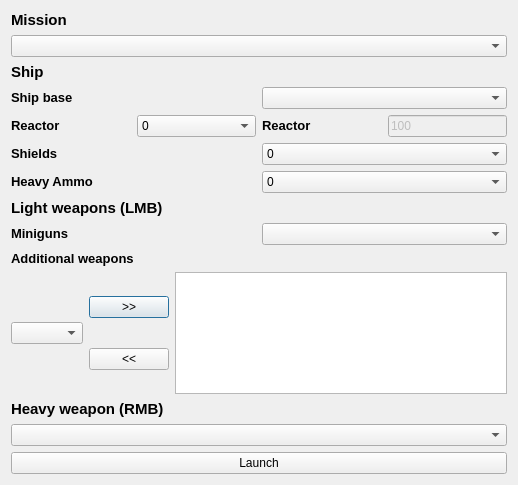
<?xml version="1.0" encoding="UTF-8"?>
<ui version="4.0">
 <class>Dialog</class>
 <widget class="QDialog" name="Dialog">
  <property name="geometry">
   <rect>
    <x>0</x>
    <y>0</y>
    <width>518</width>
    <height>485</height>
   </rect>
  </property>
  <property name="windowTitle">
   <string>Shuan gameplay prototype launcher</string>
  </property>
  <layout class="QVBoxLayout" name="verticalLayout_3">
   <item>
    <widget class="QLabel" name="labelMissions">
     <property name="text">
      <string>&lt;!DOCTYPE HTML PUBLIC &quot;-//W3C//DTD HTML 4.0//EN&quot; &quot;http://www.w3.org/TR/REC-html40/strict.dtd&quot;&gt;
&lt;html&gt;&lt;head&gt;&lt;meta name=&quot;qrichtext&quot; content=&quot;1&quot; /&gt;&lt;style type=&quot;text/css&quot;&gt;
p, li { white-space: pre-wrap; }
&lt;/style&gt;&lt;/head&gt;&lt;body style=&quot; font-family:'Droid Sans'; font-size:10pt; font-weight:400; font-style:normal;&quot;&gt;
&lt;table border=&quot;0&quot; style=&quot;-qt-table-type: root; margin-top:4px; margin-bottom:4px; margin-left:4px; margin-right:4px;&quot;&gt;
&lt;tr&gt;
&lt;td style=&quot;border: none;&quot;&gt;
&lt;p style=&quot; margin-top:0px; margin-bottom:0px; margin-left:0px; margin-right:0px; -qt-block-indent:0; text-indent:0px;&quot;&gt;&lt;span style=&quot; font-size:11pt; font-weight:600;&quot;&gt;Mission&lt;/span&gt;&lt;/p&gt;&lt;/td&gt;&lt;/tr&gt;&lt;/table&gt;&lt;/body&gt;&lt;/html&gt;</string>
     </property>
    </widget>
   </item>
   <item>
    <widget class="QComboBox" name="comboBoxMission"/>
   </item>
   <item>
    <widget class="QLabel" name="labelShip">
     <property name="text">
      <string>&lt;!DOCTYPE HTML PUBLIC &quot;-//W3C//DTD HTML 4.0//EN&quot; &quot;http://www.w3.org/TR/REC-html40/strict.dtd&quot;&gt;
&lt;html&gt;&lt;head&gt;&lt;meta name=&quot;qrichtext&quot; content=&quot;1&quot; /&gt;&lt;style type=&quot;text/css&quot;&gt;
p, li { white-space: pre-wrap; }
&lt;/style&gt;&lt;/head&gt;&lt;body style=&quot; font-family:'Droid Sans'; font-size:10pt; font-weight:400; font-style:normal;&quot;&gt;
&lt;table border=&quot;0&quot; style=&quot;-qt-table-type: root; margin-top:4px; margin-bottom:4px; margin-left:4px; margin-right:4px;&quot;&gt;
&lt;tr&gt;
&lt;td style=&quot;border: none;&quot;&gt;
&lt;p style=&quot; margin-top:0px; margin-bottom:0px; margin-left:0px; margin-right:0px; -qt-block-indent:0; text-indent:0px;&quot;&gt;&lt;span style=&quot; font-size:11pt; font-weight:600;&quot;&gt;Ship&lt;/span&gt;&lt;/p&gt;&lt;/td&gt;&lt;/tr&gt;&lt;/table&gt;&lt;/body&gt;&lt;/html&gt;</string>
     </property>
    </widget>
   </item>
   <item>
    <layout class="QHBoxLayout" name="horizontalLayout_5">
     <item>
      <widget class="QLabel" name="labelShips">
       <property name="text">
        <string>&lt;!DOCTYPE HTML PUBLIC &quot;-//W3C//DTD HTML 4.0//EN&quot; &quot;http://www.w3.org/TR/REC-html40/strict.dtd&quot;&gt;
&lt;html&gt;&lt;head&gt;&lt;meta name=&quot;qrichtext&quot; content=&quot;1&quot; /&gt;&lt;style type=&quot;text/css&quot;&gt;
p, li { white-space: pre-wrap; }
&lt;/style&gt;&lt;/head&gt;&lt;body style=&quot; font-family:'Droid Sans'; font-size:10pt; font-weight:400; font-style:normal;&quot;&gt;
&lt;table border=&quot;0&quot; style=&quot;-qt-table-type: root; margin-top:4px; margin-bottom:4px; margin-left:4px; margin-right:4px;&quot;&gt;
&lt;tr&gt;
&lt;td style=&quot;border: none;&quot;&gt;
&lt;p style=&quot; margin-top:0px; margin-bottom:0px; margin-left:0px; margin-right:0px; -qt-block-indent:0; text-indent:0px;&quot;&gt;&lt;span style=&quot; font-weight:600;&quot;&gt;Ship base&lt;/span&gt;&lt;/p&gt;&lt;/td&gt;&lt;/tr&gt;&lt;/table&gt;&lt;/body&gt;&lt;/html&gt;</string>
       </property>
      </widget>
     </item>
     <item>
      <widget class="QComboBox" name="comboBoxShip"/>
     </item>
    </layout>
   </item>
   <item>
    <layout class="QHBoxLayout" name="horizontalLayout_2">
     <item>
      <widget class="QLabel" name="labelReactor">
       <property name="text">
        <string>&lt;!DOCTYPE HTML PUBLIC &quot;-//W3C//DTD HTML 4.0//EN&quot; &quot;http://www.w3.org/TR/REC-html40/strict.dtd&quot;&gt;
&lt;html&gt;&lt;head&gt;&lt;meta name=&quot;qrichtext&quot; content=&quot;1&quot; /&gt;&lt;style type=&quot;text/css&quot;&gt;
p, li { white-space: pre-wrap; }
&lt;/style&gt;&lt;/head&gt;&lt;body style=&quot; font-family:'Droid Sans'; font-size:10pt; font-weight:400; font-style:normal;&quot;&gt;
&lt;table style=&quot;-qt-table-type: root; margin-top:4px; margin-bottom:4px; margin-left:4px; margin-right:4px;&quot;&gt;
&lt;tr&gt;
&lt;td style=&quot;border: none;&quot;&gt;
&lt;p style=&quot; margin-top:0px; margin-bottom:0px; margin-left:0px; margin-right:0px; -qt-block-indent:0; text-indent:0px;&quot;&gt;&lt;span style=&quot; font-weight:600;&quot;&gt;Reactor&lt;/span&gt;&lt;/p&gt;&lt;/td&gt;&lt;/tr&gt;&lt;/table&gt;&lt;/body&gt;&lt;/html&gt;</string>
       </property>
      </widget>
     </item>
     <item>
      <widget class="QComboBox" name="comboBoxReactor">
       <item>
        <property name="text">
         <string>0</string>
        </property>
       </item>
       <item>
        <property name="text">
         <string>1</string>
        </property>
       </item>
       <item>
        <property name="text">
         <string>2</string>
        </property>
       </item>
       <item>
        <property name="text">
         <string>3</string>
        </property>
       </item>
       <item>
        <property name="text">
         <string>4</string>
        </property>
       </item>
       <item>
        <property name="text">
         <string>5</string>
        </property>
       </item>
       <item>
        <property name="text">
         <string>6</string>
        </property>
       </item>
      </widget>
     </item>
     <item>
      <widget class="QLabel" name="label">
       <property name="text">
        <string>&lt;!DOCTYPE HTML PUBLIC &quot;-//W3C//DTD HTML 4.0//EN&quot; &quot;http://www.w3.org/TR/REC-html40/strict.dtd&quot;&gt;
&lt;html&gt;&lt;head&gt;&lt;meta name=&quot;qrichtext&quot; content=&quot;1&quot; /&gt;&lt;style type=&quot;text/css&quot;&gt;
p, li { white-space: pre-wrap; }
&lt;/style&gt;&lt;/head&gt;&lt;body style=&quot; font-family:'MS Shell Dlg 2'; font-size:8.25pt; font-weight:400; font-style:normal;&quot;&gt;
&lt;p style=&quot; margin-top:0px; margin-bottom:0px; margin-left:0px; margin-right:0px; -qt-block-indent:0; text-indent:0px;&quot;&gt;&lt;span style=&quot; font-size:10pt; font-weight:600;&quot;&gt;Reactor&lt;/span&gt;&lt;/p&gt;&lt;/body&gt;&lt;/html&gt;</string>
       </property>
      </widget>
     </item>
     <item>
      <widget class="QLineEdit" name="lineEditReactor">
       <property name="enabled">
        <bool>false</bool>
       </property>
       <property name="sizePolicy">
        <sizepolicy hsizetype="Minimum" vsizetype="Fixed">
         <horstretch>0</horstretch>
         <verstretch>0</verstretch>
        </sizepolicy>
       </property>
       <property name="text">
        <string>100</string>
       </property>
      </widget>
     </item>
    </layout>
   </item>
   <item>
    <layout class="QHBoxLayout" name="horizontalLayout_3">
     <item>
      <widget class="QLabel" name="labelShields">
       <property name="text">
        <string>&lt;!DOCTYPE HTML PUBLIC &quot;-//W3C//DTD HTML 4.0//EN&quot; &quot;http://www.w3.org/TR/REC-html40/strict.dtd&quot;&gt;
&lt;html&gt;&lt;head&gt;&lt;meta name=&quot;qrichtext&quot; content=&quot;1&quot; /&gt;&lt;style type=&quot;text/css&quot;&gt;
p, li { white-space: pre-wrap; }
&lt;/style&gt;&lt;/head&gt;&lt;body style=&quot; font-family:'Droid Sans'; font-size:10pt; font-weight:400; font-style:normal;&quot;&gt;
&lt;table style=&quot;-qt-table-type: root; margin-top:4px; margin-bottom:4px; margin-left:4px; margin-right:4px;&quot;&gt;
&lt;tr&gt;
&lt;td style=&quot;border: none;&quot;&gt;
&lt;p style=&quot; margin-top:0px; margin-bottom:0px; margin-left:0px; margin-right:0px; -qt-block-indent:0; text-indent:0px;&quot;&gt;&lt;span style=&quot; font-weight:600;&quot;&gt;Shields&lt;/span&gt;&lt;/p&gt;&lt;/td&gt;&lt;/tr&gt;&lt;/table&gt;&lt;/body&gt;&lt;/html&gt;</string>
       </property>
      </widget>
     </item>
     <item>
      <widget class="QComboBox" name="comboBoxShields">
       <item>
        <property name="text">
         <string>0</string>
        </property>
       </item>
       <item>
        <property name="text">
         <string>1</string>
        </property>
       </item>
       <item>
        <property name="text">
         <string>2</string>
        </property>
       </item>
       <item>
        <property name="text">
         <string>3</string>
        </property>
       </item>
       <item>
        <property name="text">
         <string>4</string>
        </property>
       </item>
       <item>
        <property name="text">
         <string>5</string>
        </property>
       </item>
       <item>
        <property name="text">
         <string>6</string>
        </property>
       </item>
      </widget>
     </item>
    </layout>
   </item>
   <item>
    <layout class="QHBoxLayout" name="horizontalLayout_4">
     <item>
      <widget class="QLabel" name="labelAmmo">
       <property name="text">
        <string>&lt;!DOCTYPE HTML PUBLIC &quot;-//W3C//DTD HTML 4.0//EN&quot; &quot;http://www.w3.org/TR/REC-html40/strict.dtd&quot;&gt;
&lt;html&gt;&lt;head&gt;&lt;meta name=&quot;qrichtext&quot; content=&quot;1&quot; /&gt;&lt;style type=&quot;text/css&quot;&gt;
p, li { white-space: pre-wrap; }
&lt;/style&gt;&lt;/head&gt;&lt;body style=&quot; font-family:'Droid Sans'; font-size:10pt; font-weight:400; font-style:normal;&quot;&gt;
&lt;table style=&quot;-qt-table-type: root; margin-top:4px; margin-bottom:4px; margin-left:4px; margin-right:4px;&quot;&gt;
&lt;tr&gt;
&lt;td style=&quot;border: none;&quot;&gt;
&lt;p style=&quot; margin-top:0px; margin-bottom:0px; margin-left:0px; margin-right:0px; -qt-block-indent:0; text-indent:0px;&quot;&gt;&lt;span style=&quot; font-weight:600;&quot;&gt;Heavy Ammo&lt;/span&gt;&lt;/p&gt;&lt;/td&gt;&lt;/tr&gt;&lt;/table&gt;&lt;/body&gt;&lt;/html&gt;</string>
       </property>
      </widget>
     </item>
     <item>
      <widget class="QComboBox" name="comboBoxAmmo">
       <item>
        <property name="text">
         <string>0</string>
        </property>
       </item>
       <item>
        <property name="text">
         <string>1</string>
        </property>
       </item>
       <item>
        <property name="text">
         <string>2</string>
        </property>
       </item>
       <item>
        <property name="text">
         <string>3</string>
        </property>
       </item>
       <item>
        <property name="text">
         <string>4</string>
        </property>
       </item>
       <item>
        <property name="text">
         <string>5</string>
        </property>
       </item>
       <item>
        <property name="text">
         <string>6</string>
        </property>
       </item>
      </widget>
     </item>
    </layout>
   </item>
   <item>
    <widget class="QLabel" name="labelLightWeapons">
     <property name="text">
      <string>&lt;!DOCTYPE HTML PUBLIC &quot;-//W3C//DTD HTML 4.0//EN&quot; &quot;http://www.w3.org/TR/REC-html40/strict.dtd&quot;&gt;
&lt;html&gt;&lt;head&gt;&lt;meta name=&quot;qrichtext&quot; content=&quot;1&quot; /&gt;&lt;style type=&quot;text/css&quot;&gt;
p, li { white-space: pre-wrap; }
&lt;/style&gt;&lt;/head&gt;&lt;body style=&quot; font-family:'Droid Sans'; font-size:10pt; font-weight:400; font-style:normal;&quot;&gt;
&lt;table border=&quot;0&quot; style=&quot;-qt-table-type: root; margin-top:4px; margin-bottom:4px; margin-left:4px; margin-right:4px;&quot;&gt;
&lt;tr&gt;
&lt;td style=&quot;border: none;&quot;&gt;
&lt;p style=&quot; margin-top:0px; margin-bottom:0px; margin-left:0px; margin-right:0px; -qt-block-indent:0; text-indent:0px;&quot;&gt;&lt;span style=&quot; font-size:11pt; font-weight:600;&quot;&gt;Light weapons (LMB)&lt;/span&gt;&lt;/p&gt;&lt;/td&gt;&lt;/tr&gt;&lt;/table&gt;&lt;/body&gt;&lt;/html&gt;</string>
     </property>
    </widget>
   </item>
   <item>
    <layout class="QHBoxLayout" name="horizontalLayout_6">
     <item>
      <widget class="QLabel" name="labelGuns">
       <property name="text">
        <string>&lt;!DOCTYPE HTML PUBLIC &quot;-//W3C//DTD HTML 4.0//EN&quot; &quot;http://www.w3.org/TR/REC-html40/strict.dtd&quot;&gt;
&lt;html&gt;&lt;head&gt;&lt;meta name=&quot;qrichtext&quot; content=&quot;1&quot; /&gt;&lt;style type=&quot;text/css&quot;&gt;
p, li { white-space: pre-wrap; }
&lt;/style&gt;&lt;/head&gt;&lt;body style=&quot; font-family:'Droid Sans'; font-size:10pt; font-weight:400; font-style:normal;&quot;&gt;
&lt;table border=&quot;0&quot; style=&quot;-qt-table-type: root; margin-top:4px; margin-bottom:4px; margin-left:4px; margin-right:4px;&quot;&gt;
&lt;tr&gt;
&lt;td style=&quot;border: none;&quot;&gt;
&lt;p style=&quot; margin-top:0px; margin-bottom:0px; margin-left:0px; margin-right:0px; -qt-block-indent:0; text-indent:0px;&quot;&gt;&lt;span style=&quot; font-weight:600;&quot;&gt;Miniguns&lt;/span&gt;&lt;/p&gt;&lt;/td&gt;&lt;/tr&gt;&lt;/table&gt;&lt;/body&gt;&lt;/html&gt;</string>
       </property>
      </widget>
     </item>
     <item>
      <widget class="QComboBox" name="comboBoxGun"/>
     </item>
    </layout>
   </item>
   <item>
    <widget class="QLabel" name="labelWeapons_2">
     <property name="text">
      <string>&lt;!DOCTYPE HTML PUBLIC &quot;-//W3C//DTD HTML 4.0//EN&quot; &quot;http://www.w3.org/TR/REC-html40/strict.dtd&quot;&gt;
&lt;html&gt;&lt;head&gt;&lt;meta name=&quot;qrichtext&quot; content=&quot;1&quot; /&gt;&lt;style type=&quot;text/css&quot;&gt;
p, li { white-space: pre-wrap; }
&lt;/style&gt;&lt;/head&gt;&lt;body style=&quot; font-family:'Droid Sans'; font-size:10pt; font-weight:400; font-style:normal;&quot;&gt;
&lt;table border=&quot;0&quot; style=&quot;-qt-table-type: root; margin-top:4px; margin-bottom:4px; margin-left:4px; margin-right:4px;&quot;&gt;
&lt;tr&gt;
&lt;td style=&quot;border: none;&quot;&gt;
&lt;p style=&quot; margin-top:0px; margin-bottom:0px; margin-left:0px; margin-right:0px; -qt-block-indent:0; text-indent:0px;&quot;&gt;&lt;span style=&quot; font-weight:600;&quot;&gt;Additional weapons&lt;/span&gt;&lt;/p&gt;&lt;/td&gt;&lt;/tr&gt;&lt;/table&gt;&lt;/body&gt;&lt;/html&gt;</string>
     </property>
    </widget>
   </item>
   <item>
    <layout class="QHBoxLayout" name="horizontalLayout">
     <item>
      <widget class="QComboBox" name="comboBoxWeapons"/>
     </item>
     <item>
      <layout class="QVBoxLayout" name="verticalLayout_2">
       <item>
        <widget class="QPushButton" name="pushButtonAddWeapon">
         <property name="text">
          <string>&gt;&gt;</string>
         </property>
        </widget>
       </item>
       <item>
        <widget class="QPushButton" name="pushButtonRemoveWeapon">
         <property name="text">
          <string>&lt;&lt;</string>
         </property>
        </widget>
       </item>
      </layout>
     </item>
     <item>
      <layout class="QVBoxLayout" name="verticalLayout">
       <item>
        <widget class="QListWidget" name="listWidget"/>
       </item>
      </layout>
     </item>
    </layout>
   </item>
   <item>
    <widget class="QLabel" name="labelHeavyWeapons">
     <property name="text">
      <string>&lt;!DOCTYPE HTML PUBLIC &quot;-//W3C//DTD HTML 4.0//EN&quot; &quot;http://www.w3.org/TR/REC-html40/strict.dtd&quot;&gt;
&lt;html&gt;&lt;head&gt;&lt;meta name=&quot;qrichtext&quot; content=&quot;1&quot; /&gt;&lt;style type=&quot;text/css&quot;&gt;
p, li { white-space: pre-wrap; }
&lt;/style&gt;&lt;/head&gt;&lt;body style=&quot; font-family:'Droid Sans'; font-size:10pt; font-weight:400; font-style:normal;&quot;&gt;
&lt;table border=&quot;0&quot; style=&quot;-qt-table-type: root; margin-top:4px; margin-bottom:4px; margin-left:4px; margin-right:4px;&quot;&gt;
&lt;tr&gt;
&lt;td style=&quot;border: none;&quot;&gt;
&lt;p style=&quot; margin-top:0px; margin-bottom:0px; margin-left:0px; margin-right:0px; -qt-block-indent:0; text-indent:0px;&quot;&gt;&lt;span style=&quot; font-size:11pt; font-weight:600;&quot;&gt;Heavy weapon (RMB)&lt;/span&gt;&lt;/p&gt;&lt;/td&gt;&lt;/tr&gt;&lt;/table&gt;&lt;/body&gt;&lt;/html&gt;</string>
     </property>
    </widget>
   </item>
   <item>
    <widget class="QComboBox" name="comboBoxHeavy"/>
   </item>
   <item>
    <widget class="QPushButton" name="pushButtonLaunch">
     <property name="text">
      <string>Launch</string>
     </property>
    </widget>
   </item>
  </layout>
 </widget>
 <resources/>
 <connections/>
</ui>
